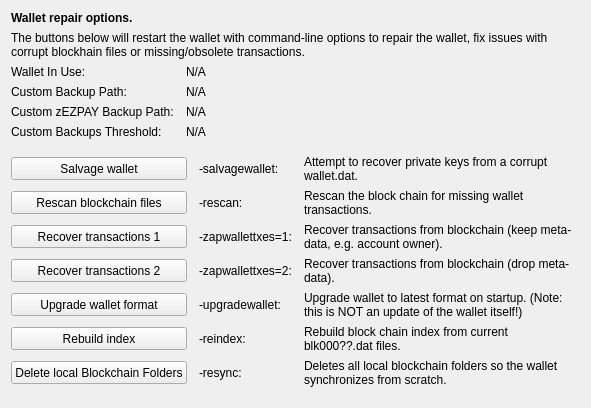
     <widget class="QWidget" name="tab_repair">
      <attribute name="title">
       <string>&amp;Wallet Repair</string>
      </attribute>
      <layout class="QGridLayout" name="gridLayout_4" columnstretch="0,0,0,0">
       <property name="horizontalSpacing">
        <number>12</number>
       </property>
       <item row="0" column="0" colspan="4">
        <widget class="QLabel" name="label_repair_header">
         <property name="font">
          <font>
           <weight>75</weight>
           <bold>true</bold>
          </font>
         </property>
         <property name="text">
          <string>Wallet repair options.</string>
         </property>
        </widget>
       </item>
       <item row="1" column="0" colspan="4">
        <widget class="QLabel" name="label_repair_helptext">
         <property name="font">
          <font>
           <weight>50</weight>
           <bold>false</bold>
          </font>
         </property>
         <property name="text">
          <string>The buttons below will restart the wallet with command-line options to repair the wallet, fix issues with corrupt blockhain files or missing/obsolete transactions.</string>
         </property>
         <property name="wordWrap">
          <bool>true</bool>
         </property>
        </widget>
       </item>
       <item row="2" column="0">
        <widget class="QLabel" name="wallet_path_label">
         <property name="text">
          <string>Wallet In Use:</string>
         </property>
        </widget>
       </item>
       <item row="2" column="1" colspan="3">
        <widget class="QLabel" name="wallet_path">
         <property name="cursor">
          <cursorShape>IBeamCursor</cursorShape>
         </property>
         <property name="text">
          <string>N/A</string>
         </property>
         <property name="textFormat">
          <enum>Qt::PlainText</enum>
         </property>
         <property name="textInteractionFlags">
          <set>Qt::LinksAccessibleByMouse|Qt::TextSelectableByKeyboard|Qt::TextSelectableByMouse</set>
         </property>
        </widget>
       </item>
       <item row="3" column="0">
        <widget class="QLabel" name="wallet_custombackuppath_label">
         <property name="text">
          <string>Custom Backup Path:</string>
         </property>
         <property name="visible">
          <bool>false</bool>
         </property>
        </widget>
       </item>
       <item row="3" column="1" colspan="3">
        <widget class="QLabel" name="wallet_custombackuppath">
         <property name="cursor">
          <cursorShape>IBeamCursor</cursorShape>
         </property>
         <property name="text">
          <string>N/A</string>
         </property>
         <property name="textFormat">
          <enum>Qt::PlainText</enum>
         </property>
         <property name="textInteractionFlags">
          <set>Qt::LinksAccessibleByMouse|Qt::TextSelectableByKeyboard|Qt::TextSelectableByMouse</set>
         </property>
         <property name="visible">
          <bool>false</bool>
         </property>
        </widget>
       </item>
       <item row="4" column="0">
        <widget class="QLabel" name="wallet_customzphrbackuppath_label">
         <property name="text">
          <string>Custom zEZPAY Backup Path:</string>
         </property>
         <property name="visible">
          <bool>false</bool>
         </property>
        </widget>
       </item>
       <item row="4" column="1" colspan="3">
        <widget class="QLabel" name="wallet_customzphrbackuppath">
         <property name="cursor">
          <cursorShape>IBeamCursor</cursorShape>
         </property>
         <property name="text">
          <string>N/A</string>
         </property>
         <property name="textFormat">
          <enum>Qt::PlainText</enum>
         </property>
         <property name="textInteractionFlags">
          <set>Qt::LinksAccessibleByMouse|Qt::TextSelectableByKeyboard|Qt::TextSelectableByMouse</set>
         </property>
         <property name="visible">
          <bool>false</bool>
         </property>
        </widget>
       </item>
       <item row="5" column="0">
        <widget class="QLabel" name="wallet_custombackupthreshold_label">
         <property name="text">
          <string>Custom Backups Threshold:</string>
         </property>
         <property name="visible">
          <bool>false</bool>
         </property>
        </widget>
       </item>
       <item row="5" column="1" colspan="3">
        <widget class="QLabel" name="wallet_custombackupthreshold">
         <property name="cursor">
          <cursorShape>IBeamCursor</cursorShape>
         </property>
         <property name="text">
          <string>N/A</string>
         </property>
         <property name="textFormat">
          <enum>Qt::PlainText</enum>
         </property>
         <property name="textInteractionFlags">
          <set>Qt::LinksAccessibleByMouse|Qt::TextSelectableByKeyboard|Qt::TextSelectableByMouse</set>
         </property>
         <property name="visible">
          <bool>false</bool>
         </property>
        </widget>
       </item>
       <item row="6" column="0">
        <spacer name="verticalSpacer_repair1">
         <property name="orientation">
          <enum>Qt::Vertical</enum>
         </property>
         <property name="sizeHint" stdset="0">
          <size>
           <width>10</width>
           <height>10</height>
          </size>
         </property>
        </spacer>
       </item>
       <item row="7" column="0" colspan="2">
        <widget class="QPushButton" name="btn_salvagewallet">
         <property name="minimumSize">
          <size>
           <width>100</width>
           <height>23</height>
          </size>
         </property>
         <property name="text">
          <string>Salvage wallet</string>
         </property>
        </widget>
       </item>
       <item row="7" column="2">
        <widget class="QLabel" name="label_repair_salvage_command">
         <property name="text">
          <string notr="true">-salvagewallet:</string>
         </property>
        </widget>
       </item>
       <item row="7" column="3">
        <widget class="QLabel" name="label_repair_salvage">
         <property name="text">
          <string>Attempt to recover private keys from a corrupt wallet.dat.</string>
         </property>
         <property name="wordWrap">
          <bool>true</bool>
         </property>
        </widget>
       </item>
       <item row="8" column="0" colspan="2">
        <widget class="QPushButton" name="btn_rescan">
         <property name="minimumSize">
          <size>
           <width>100</width>
           <height>23</height>
          </size>
         </property>
         <property name="text">
          <string>Rescan blockchain files</string>
         </property>
        </widget>
       </item>
       <item row="8" column="2">
        <widget class="QLabel" name="label_repair_rescan_command">
         <property name="text">
          <string notr="true">-rescan:</string>
         </property>
        </widget>
       </item>
       <item row="8" column="3">
        <widget class="QLabel" name="label_repair_rescan">
         <property name="text">
          <string>Rescan the block chain for missing wallet transactions.</string>
         </property>
         <property name="wordWrap">
          <bool>true</bool>
         </property>
        </widget>
       </item>
       <item row="9" column="0" colspan="2">
        <widget class="QPushButton" name="btn_zapwallettxes1">
         <property name="minimumSize">
          <size>
           <width>100</width>
           <height>23</height>
          </size>
         </property>
         <property name="text">
          <string>Recover transactions 1</string>
         </property>
        </widget>
       </item>
       <item row="9" column="2">
        <widget class="QLabel" name="label_repair_zap1_command">
         <property name="text">
          <string notr="true">-zapwallettxes=1:</string>
         </property>
        </widget>
       </item>
       <item row="9" column="3">
        <widget class="QLabel" name="label_repair_zap1">
         <property name="text">
          <string>Recover transactions from blockchain (keep meta-data, e.g. account owner).</string>
         </property>
         <property name="wordWrap">
          <bool>true</bool>
         </property>
        </widget>
       </item>
       <item row="10" column="0" colspan="2">
        <widget class="QPushButton" name="btn_zapwallettxes2">
         <property name="minimumSize">
          <size>
           <width>100</width>
           <height>23</height>
          </size>
         </property>
         <property name="text">
          <string>Recover transactions 2</string>
         </property>
        </widget>
       </item>
       <item row="10" column="2">
        <widget class="QLabel" name="label_repair_zap2_command">
         <property name="text">
          <string notr="true">-zapwallettxes=2:</string>
         </property>
        </widget>
       </item>
       <item row="10" column="3">
        <widget class="QLabel" name="label_repair_zap2">
         <property name="text">
          <string>Recover transactions from blockchain (drop meta-data).</string>
         </property>
         <property name="wordWrap">
          <bool>true</bool>
         </property>
        </widget>
       </item>
       <item row="11" column="0" colspan="2">
        <widget class="QPushButton" name="btn_upgradewallet">
         <property name="minimumSize">
          <size>
           <width>100</width>
           <height>23</height>
          </size>
         </property>
         <property name="text">
          <string>Upgrade wallet format</string>
         </property>
        </widget>
       </item>
       <item row="11" column="2">
        <widget class="QLabel" name="label_repair_upgrade_command">
         <property name="text">
          <string notr="true">-upgradewallet:</string>
         </property>
        </widget>
       </item>
       <item row="11" column="3">
        <widget class="QLabel" name="label_repair_upgrade">
         <property name="text">
          <string>Upgrade wallet to latest format on startup. (Note: this is NOT an update of the wallet itself!)</string>
         </property>
         <property name="wordWrap">
          <bool>true</bool>
         </property>
        </widget>
       </item>
       <item row="12" column="0" colspan="2">
        <widget class="QPushButton" name="btn_reindex">
         <property name="minimumSize">
          <size>
           <width>100</width>
           <height>23</height>
          </size>
         </property>
         <property name="text">
          <string>Rebuild index</string>
         </property>
        </widget>
       </item>
       <item row="12" column="2">
        <widget class="QLabel" name="label_repair_reindex_command">
         <property name="text">
          <string notr="true">-reindex:</string>
         </property>
        </widget>
       </item>
       <item row="12" column="3">
        <widget class="QLabel" name="label_repair_reindex">
         <property name="text">
          <string>Rebuild block chain index from current blk000??.dat files.</string>
         </property>
         <property name="wordWrap">
          <bool>true</bool>
         </property>
        </widget>
       </item>
       <item row="13" column="0" colspan="2">
        <widget class="QPushButton" name="btn_resync">
         <property name="minimumSize">
          <size>
           <width>100</width>
           <height>23</height>
          </size>
         </property>
         <property name="text">
          <string>Delete local Blockchain Folders</string>
         </property>
        </widget>
       </item>
       <item row="13" column="2">
        <widget class="QLabel" name="label_repair_resync_command">
         <property name="text">
          <string>-resync:</string>
         </property>
        </widget>
       </item>
       <item row="13" column="3">
        <widget class="QLabel" name="label_repair_resync">
         <property name="text">
          <string>Deletes all local blockchain folders so the wallet synchronizes from scratch.</string>
         </property>
         <property name="wordWrap">
          <bool>true</bool>
         </property>
        </widget>
       </item>
       <item row="14" column="0">
        <spacer name="verticalSpacer_repair2">
         <property name="orientation">
          <enum>Qt::Vertical</enum>
         </property>
         <property name="sizeHint" stdset="0">
          <size>
           <width>20</width>
           <height>10</height>
          </size>
         </property>
        </spacer>
       </item>
      </layout>
     </widget>
